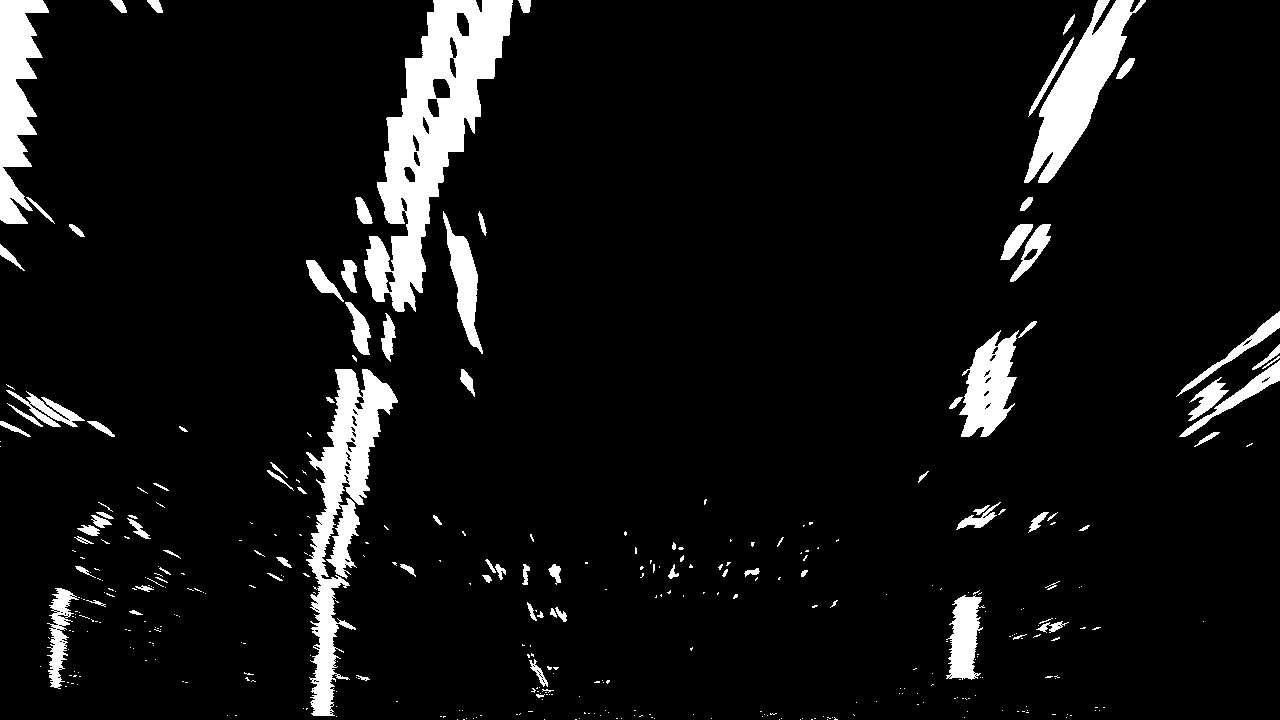
#> input picture exercises/images/warped_example.jpg, 1280 x 720 px
$ python 33_hist_peaks_search.py   (older library calls are emulated)
#> lines starting #> are read from the running program, lines starting #| are printed output that depends on the picture; after the words box and inside, x2 and y2 are one past the last pixel; in counts of white or black regions, pixels touching at a corner belong together
import numpy as np
import cv2
import matplotlib.pyplot as plt
import matplotlib.image as mpimg

# %% load warped image & convert to gray
warped = mpimg.imread('./images/warped_example.jpg')
#> warped is the input picture: shape (720, 1280); min 0, max 255, mean 18.5
if warped.shape[-1] == 3:
    warped = cv2.cvtColor(warped, cv2.COLOR_RGB2GRAY)

plt.figure(figsize=(15,15))
plt.imshow(warped, cmap='gray')
plt.show()

# %% create histogram for bottom of image
histogram = np.sum(warped[150:, :], axis=0)
#> histogram = 1280 values, max 66786 at index 324, min 0 at index 208, mean 8666.8

# %% create output image
output_image = np.dstack((warped, warped, warped))*255
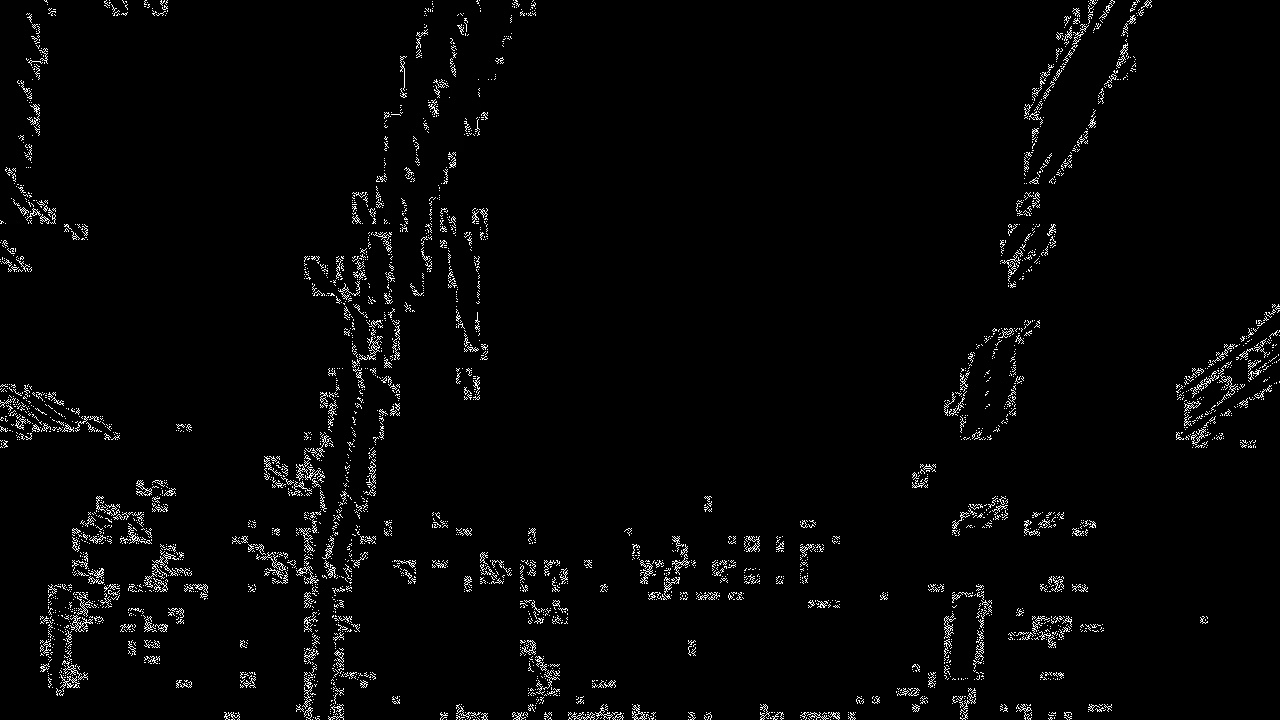
#> output_image: shape (720, 1280, 3); min 0, max 255, mean 6.3
# find peaks
midpoint = np.int(histogram.shape[0]/2)
#> midpoint = 640
leftx_base = np.argmax(histogram[:midpoint])
#> leftx_base = 324
rightx_base = np.argmax(histogram[midpoint:]) + midpoint
#> rightx_base = 973

# %% choose sliding windows
n_slid_windows = 18
# window height
window_height = np.int(warped.shape[0]/n_slid_windows)
#> window_height = 40
non_zero = warped.nonzero()
#> non_zero = 89486 positions, rows 0 to 719, columns 0 to 1279
non_zero_y = np.array(non_zero[0])
non_zero_x = np.array(non_zero[1])

# %% current position
leftx_current = leftx_base
#> leftx_current = 324
rightx_current = rightx_base
#> rightx_current = 973
# set width of windows margin
margin = 100
# min number of pxls to recenter sliding window
min_pix = 30
# lists for lane pixel idcs
left_lane_indcs, right_lane_indcs = list(), list()

# %% step through windows
for window in range(n_slid_windows):
    # identify boundries in x and y
    win_y_low = warped.shape[0] - (window + 1) * window_height
    win_y_high = warped.shape[0] - window * window_height
    wind_xleft_low = leftx_current - margin
    wind_xleft_high = leftx_current + margin
    wind_xright_low = rightx_current - margin
    wind_xright_high = rightx_current + margin
    # draw visualization of window
    cv2.rectangle(output_image, (wind_xleft_low, win_y_low), (wind_xleft_high, win_y_high), (0, 255, 0), 2)
    cv2.rectangle(output_image, (wind_xright_low, win_y_low), (wind_xright_high, win_y_high), (0, 255, 0), 2)
    # identify nonzero pixels in x an y
    good_left_indcs = ((non_zero_y >= win_y_low) & (non_zero_y < win_y_high)
                        & (non_zero_x >= wind_xleft_low) & (non_zero_x < wind_xleft_high)).nonzero()[0]
    good_right_indcs = ((non_zero_y >= win_y_low) & (non_zero_y < win_y_high)
                        & (non_zero_x >= wind_xright_low) & (non_zero_x < wind_xright_high)).nonzero()[0]
    # append to lists
    left_lane_indcs.append(good_left_indcs)
    right_lane_indcs.append(good_right_indcs)
    # if > min_pix, recenter
    if len(good_left_indcs) > min_pix:
        leftx_current = np.int(np.mean(non_zero_x[good_left_indcs]))
    if len(good_right_indcs) > min_pix:
        rightx_current = np.int(np.mean(non_zero_x[good_right_indcs]))
#> this loop made 18 passes
#> (wind_xleft_low, wind_xleft_high, wind_xright_low, wind_xright_high, leftx_current, rightx_current) on passes 1 to 12: (224, 424, 873, 1073, 316, 968), (216, 416, 868, 1068, 321, 968), (221, 421, 868, 1068, 327, 989), (227, 427, 889, 1089, 328, 1006), (228, 428, 906, 1106, 324, 1016), (224, 424, 916, 1116, 335, 995), (235, 435, 895, 1095, 334, 923), (234, 434, 823, 1023, 357, 980), (257, 457, 880, 1080, 361, 988), (261, 461, 888, 1088, 374, 1001), (274, 474, 901, 1101, 397, 1011), (297, 497, 911, 1111, 400, 1022)
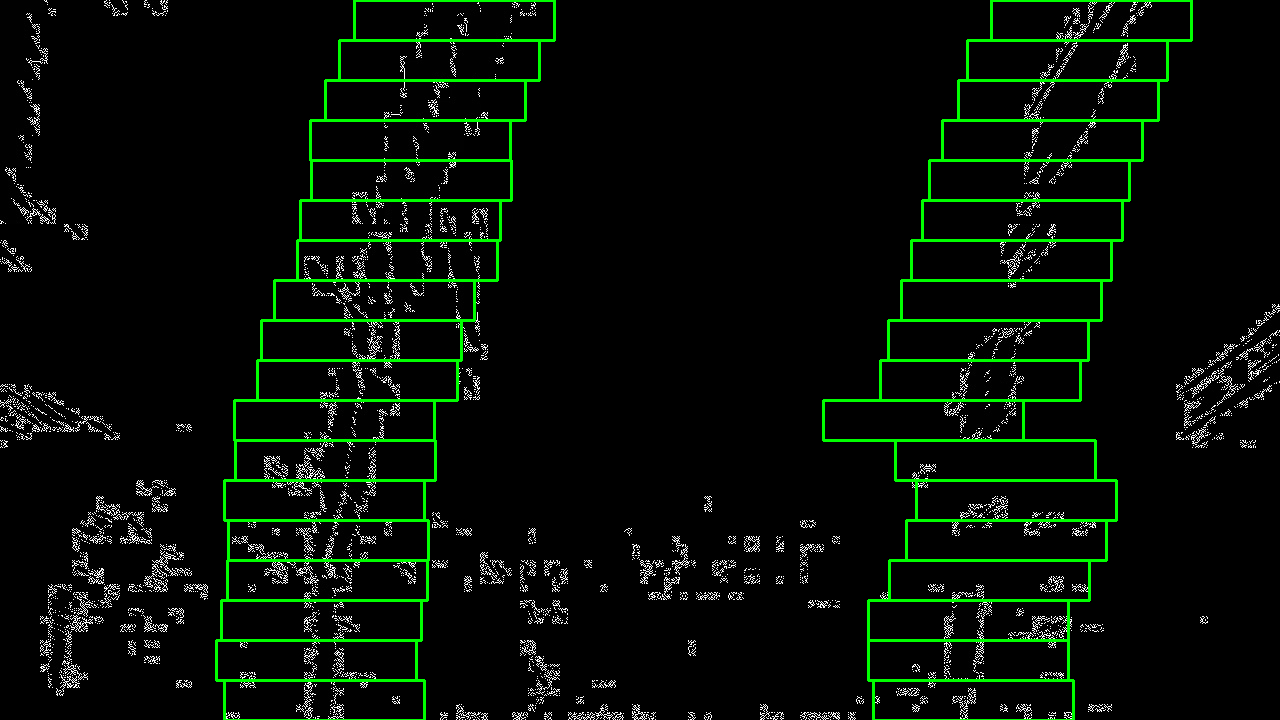
#> output_image: shape (720, 1280, 3); 3.39% of pixels changed, all inside (x1, y1, x2, y2) = (215, 0, 1193, 720); drawn as R, G, B
#> after the loop, left_lane_indcs = 18 items; right_lane_indcs = 18 items

# %% concatenate list of indices
left_lane_indcs = np.concatenate(left_lane_indcs)
right_lane_indcs = np.concatenate(right_lane_indcs)

# extract left and right line pixel positions
left_x = non_zero_x[left_lane_indcs]
left_y = non_zero_y[left_lane_indcs]
right_x = non_zero_x[right_lane_indcs]
right_y = non_zero_y[right_lane_indcs]

# fit 2nd order polynom
left_fit = np.polyfit(left_y, left_x, 2)
#> left_fit = [0.000184, -0.366, 477.1]
right_fit = np.polyfit(right_y, right_x, 2)
#> right_fit = [0.000423, -0.479, 1115]

# %% visualize windows
plot_y = np.linspace(0, warped.shape[0]-1, warped.shape[0])
#> plot_y = 720 values from 0 to 719
left_fit_x = left_fit[0] * plot_y**2 + left_fit[1] * plot_y + left_fit[2]
#> left_fit_x = 720 values, max 477.1 at index 0, min 309.1 at index 719, mean 377.3
right_fit_x = right_fit[0] * plot_y**2 + right_fit[1] * plot_y + right_fit[2]
#> right_fit_x = 720 values, max 1115 at index 0, min 979.7 at index 566, mean 1015.9

# color found pixels
output_image[non_zero_y[left_lane_indcs], non_zero_x[left_lane_indcs]] = [255, 0, 0]
output_image[non_zero_y[right_lane_indcs], non_zero_x[right_lane_indcs]] = [0, 0, 255]

# plot output_image
plt.figure(figsize=(15,10))
plt.imshow(output_image)
plt.plot(left_fit_x, plot_y, color='yellow')
plt.plot(right_fit_x, plot_y, color='yellow')
plt.xlim(0, 1280)
plt.ylim(720, 0)
plt.show()
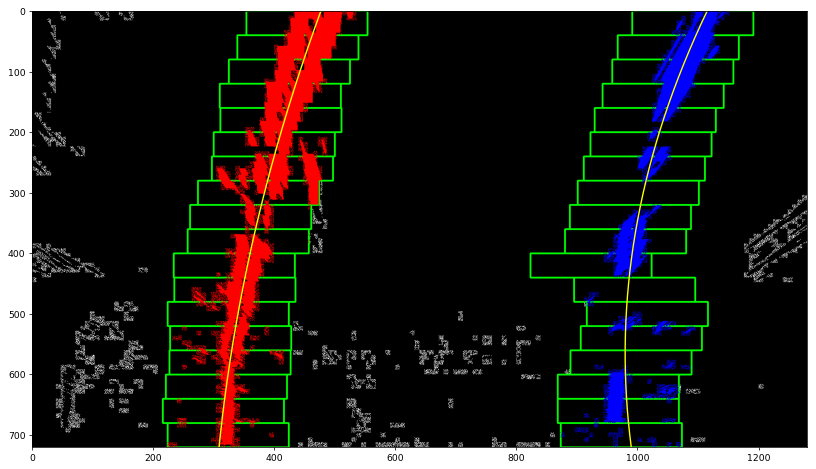
#> figure drawn by matplotlib, 1 panel

# %% skip sliding window search for following frames
next_warped = mpimg.imread('./images/warped_example.jpg')
non_zero = next_warped.nonzero()
non_zero_y = np.array(non_zero[0])
non_zero_x = np.array(non_zero[1])
margin = 30
left_lane_indcs = ((non_zero_x > (left_fit[0] * (non_zero_y**2) + left_fit[1] * non_zero_y + left_fit[2] - margin))
                    & (non_zero_x < (left_fit[0] * (non_zero_y**2) + left_fit[1] * non_zero_y + left_fit[2] + margin)))
np.any(left_lane_indcs)

right_lane_indcs = ((non_zero_x > (right_fit[0] * (non_zero_y**2) + right_fit[1]*non_zero_y + right_fit[2] - margin))
                    & (non_zero_x < (right_fit[0] * (non_zero_y**2) + right_fit[1] * non_zero_y + right_fit[2] + margin)))
np.any(right_lane_indcs)

# %% extract left/right pixel positions again
left_x = non_zero_x[left_lane_indcs]
left_y = non_zero_y[left_lane_indcs]
right_x = non_zero_x[right_lane_indcs]
#> right_x = 18068 values, max 1145 at index 44, min 951 at index 16239, mean 1032.1
right_y = non_zero_y[right_lane_indcs]
#> right_y = 18068 values from 0 to 719
# fit polynom
left_fit = np.polyfit(left_y, left_x, 2)
#> left_fit = [0.000228, -0.389, 479.1]
right_fit = np.polyfit(right_y, right_x, 2)
#> right_fit = [0.000377, -0.472, 1116.1]
# generate x/y values for plotting
plot_y = np.linspace(0, next_warped.shape[0]-1, next_warped.shape[0])
left_fit_x = left_fit[0] * plot_y**2 + left_fit[1] * plot_y + left_fit[2]
#> left_fit_x = 720 values, max 479.1 at index 0, min 317.1 at index 719, mean 378.5
right_fit_x = right_fit[0] * plot_y**2 + right_fit[1] * plot_y + right_fit[2]
#> right_fit_x = 720 values, max 1116.1 at index 0, min 968.3 at index 626, mean 1011.4

# %% visualize it again
output_image_2 = np.dstack((next_warped, next_warped, next_warped)) * 255
win_image = np.zeros_like(output_image_2)
# color line pixels
output_image_2[non_zero_y[left_lane_indcs], non_zero_x[left_lane_indcs]] = [255, 0, 0]
output_image_2[non_zero_y[right_lane_indcs], non_zero_x[right_lane_indcs]] = [0, 0, 255]
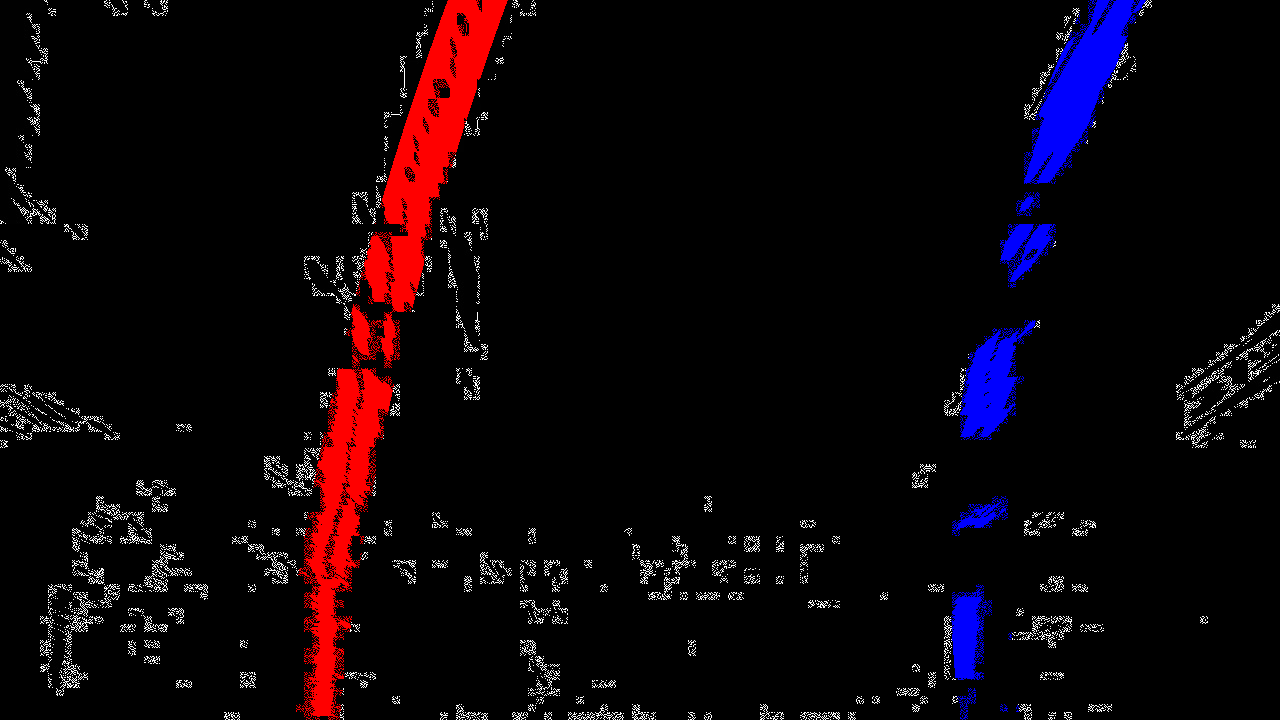
#> output_image_2: shape (720, 1280, 3); mean of channels 0, 1, 2 12.9, 4.5, 9.5; drawn as R, G, B

# %% generate polygon
left_line_window_1 = np.array([np.transpose(np.vstack([left_fit_x - margin, plot_y]))])
#> left_line_window_1 = 720 pairs, first value 287.1 to 449.1, second value 0 to 719
left_line_window_2 = np.array([np.flipud(np.transpose(np.vstack([left_fit_x + margin, plot_y])))])
#> left_line_window_2 = 720 pairs, first value 347.1 to 509.1, second value 0 to 719
left_line_points = np.hstack((left_line_window_1, left_line_window_2))
#> left_line_points = 1440 pairs, first value 287.1 to 509.1, second value 0 to 719
right_line_window_1 = np.array([np.transpose(np.vstack([right_fit_x - margin, plot_y]))])
#> right_line_window_1 = 720 pairs, first value 938.3 to 1086.1, second value 0 to 719
right_line_window_2 = np.array([np.flipud(np.transpose(np.vstack([right_fit_x + margin, plot_y])))])
#> right_line_window_2 = 720 pairs, first value 998.3 to 1146.1, second value 0 to 719
right_line_points = np.hstack((right_line_window_1, right_line_window_2))
#> right_line_points = 1440 pairs, first value 938.3 to 1146.1, second value 0 to 719

# %% draw lane onto image
cv2.fillPoly(win_image, np.int_([left_line_points]), (0, 255, 0))
cv2.fillPoly(win_image, np.int_([right_line_points]), (0, 255, 0))
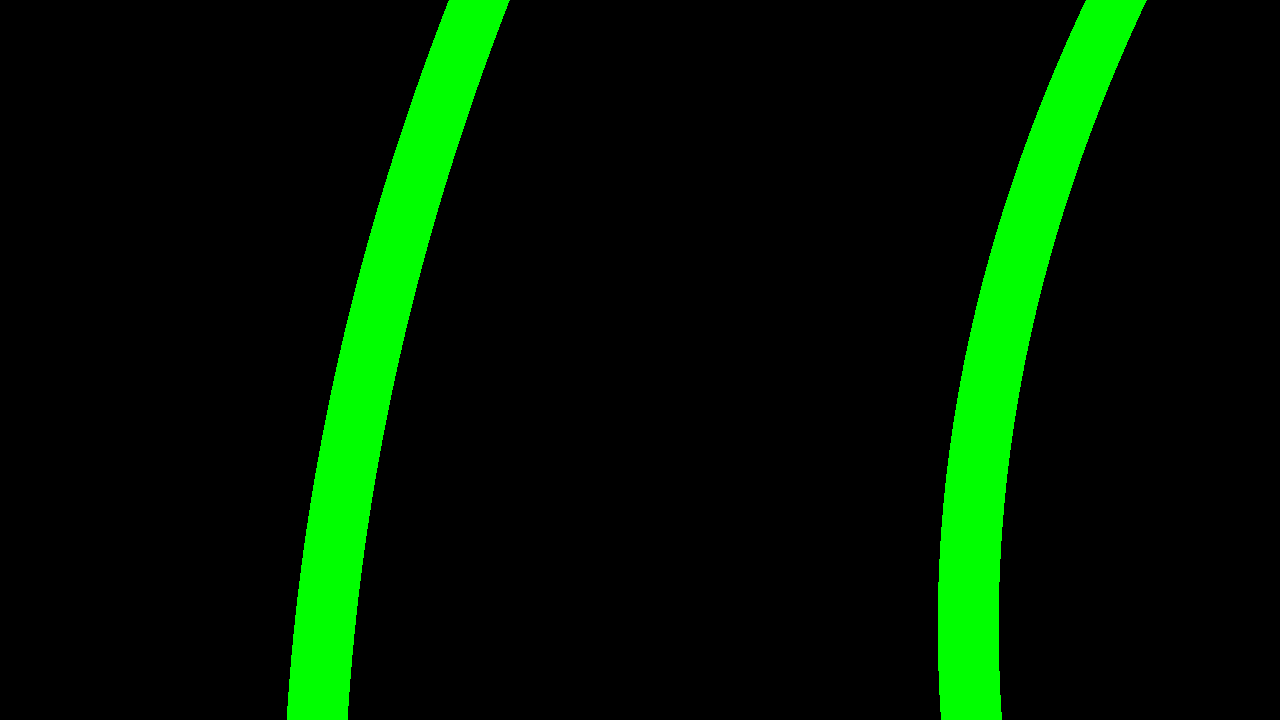
#> win_image: shape (720, 1280, 3); mean of channels 0, 1, 2 0, 24.3, 0; drawn as R, G, B
result = cv2.addWeighted(output_image_2, 1, win_image, 0.3, 0)

# %% plot result
plt.figure(figsize=(15,10))
plt.imshow(result)
plt.plot(left_fit_x, plot_y, color='yellow')
plt.plot(right_fit_x, plot_y, color='yellow')
plt.xlim(0, 1280)
plt.ylim(720, 0)
plt.show()
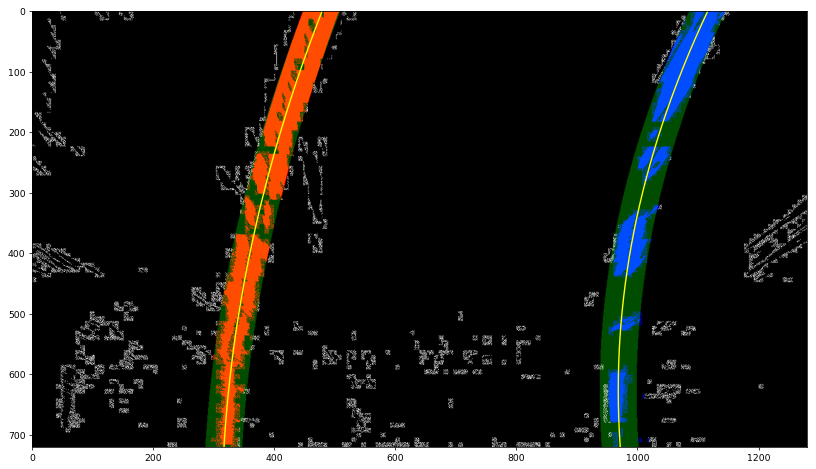
#> figure drawn by matplotlib, 1 panel
